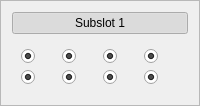
                  <widget class="QFrame" name="frame_102">
                   <property name="frameShape">
                    <enum>QFrame::StyledPanel</enum>
                   </property>
                   <property name="frameShadow">
                    <enum>QFrame::Raised</enum>
                   </property>
                   <layout class="QVBoxLayout" name="verticalLayout_71">
                    <item>
                     <widget class="QPushButton" name="SB5_subslot1">
                      <property name="text">
                       <string>Subslot 1</string>
                      </property>
                      <property name="checkable">
                       <bool>true</bool>
                      </property>
                      <property name="checked">
                       <bool>true</bool>
                      </property>
                     </widget>
                    </item>
                    <item>
                     <widget class="QWidget" name="widget_72" native="true">
                      <layout class="QGridLayout" name="gridLayout_61">
                       <item row="1" column="1">
                        <widget class="QRadioButton" name="SB5_subslot1_5">
                         <property name="text">
                          <string/>
                         </property>
                         <property name="checked">
                          <bool>true</bool>
                         </property>
                         <property name="autoExclusive">
                          <bool>false</bool>
                         </property>
                        </widget>
                       </item>
                       <item row="0" column="2">
                        <widget class="QRadioButton" name="SB5_subslot1_2">
                         <property name="text">
                          <string/>
                         </property>
                         <property name="checked">
                          <bool>true</bool>
                         </property>
                         <property name="autoExclusive">
                          <bool>false</bool>
                         </property>
                        </widget>
                       </item>
                       <item row="0" column="1">
                        <widget class="QRadioButton" name="SB5_subslot1_1">
                         <property name="text">
                          <string/>
                         </property>
                         <property name="checked">
                          <bool>true</bool>
                         </property>
                         <property name="autoExclusive">
                          <bool>false</bool>
                         </property>
                        </widget>
                       </item>
                       <item row="1" column="2">
                        <widget class="QRadioButton" name="SB5_subslot1_6">
                         <property name="text">
                          <string/>
                         </property>
                         <property name="checked">
                          <bool>true</bool>
                         </property>
                         <property name="autoExclusive">
                          <bool>false</bool>
                         </property>
                        </widget>
                       </item>
                       <item row="0" column="3">
                        <widget class="QRadioButton" name="SB5_subslot1_3">
                         <property name="text">
                          <string/>
                         </property>
                         <property name="checked">
                          <bool>true</bool>
                         </property>
                         <property name="autoExclusive">
                          <bool>false</bool>
                         </property>
                        </widget>
                       </item>
                       <item row="0" column="4">
                        <widget class="QRadioButton" name="SB5_subslot1_4">
                         <property name="text">
                          <string/>
                         </property>
                         <property name="checked">
                          <bool>true</bool>
                         </property>
                         <property name="autoExclusive">
                          <bool>false</bool>
                         </property>
                        </widget>
                       </item>
                       <item row="1" column="3">
                        <widget class="QRadioButton" name="SB5_subslot1_7">
                         <property name="text">
                          <string/>
                         </property>
                         <property name="checked">
                          <bool>true</bool>
                         </property>
                         <property name="autoExclusive">
                          <bool>false</bool>
                         </property>
                        </widget>
                       </item>
                       <item row="1" column="4">
                        <widget class="QRadioButton" name="SB5_subslot1_8">
                         <property name="text">
                          <string/>
                         </property>
                         <property name="checked">
                          <bool>true</bool>
                         </property>
                         <property name="autoExclusive">
                          <bool>false</bool>
                         </property>
                        </widget>
                       </item>
                      </layout>
                     </widget>
                    </item>
                   </layout>
                  </widget>
